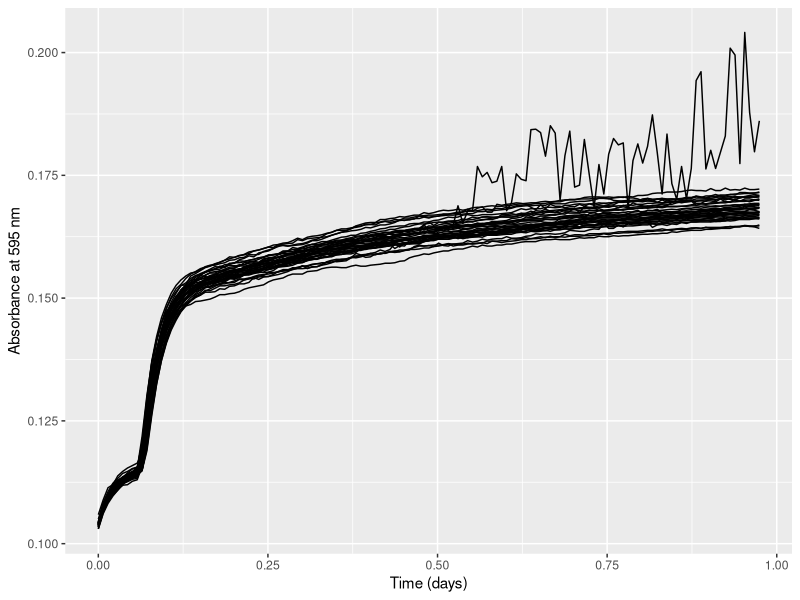
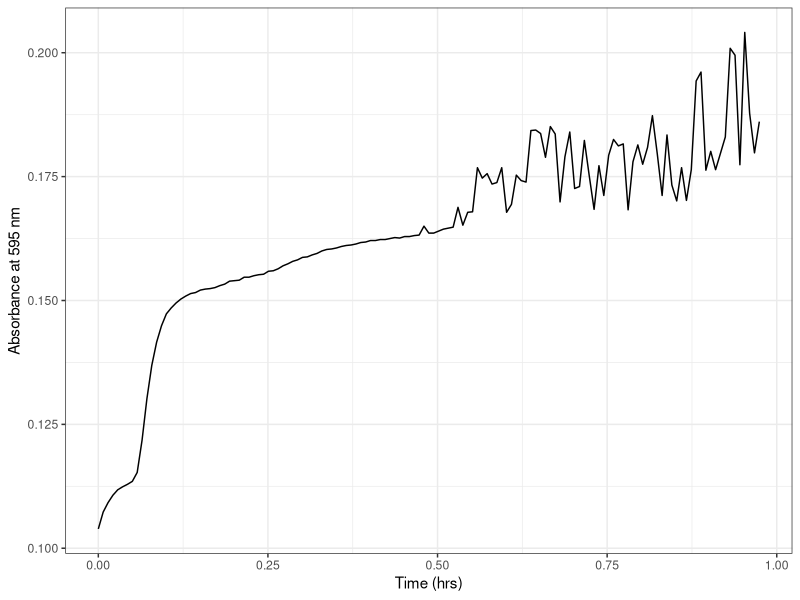
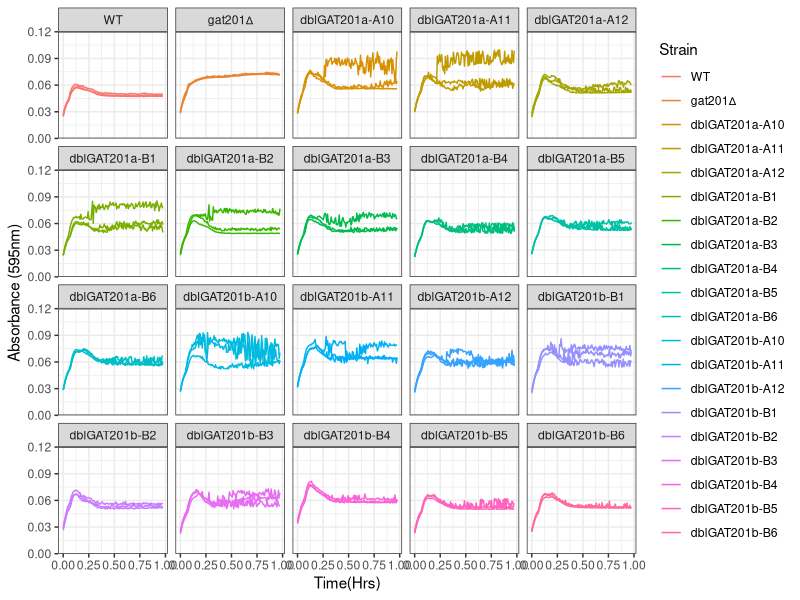
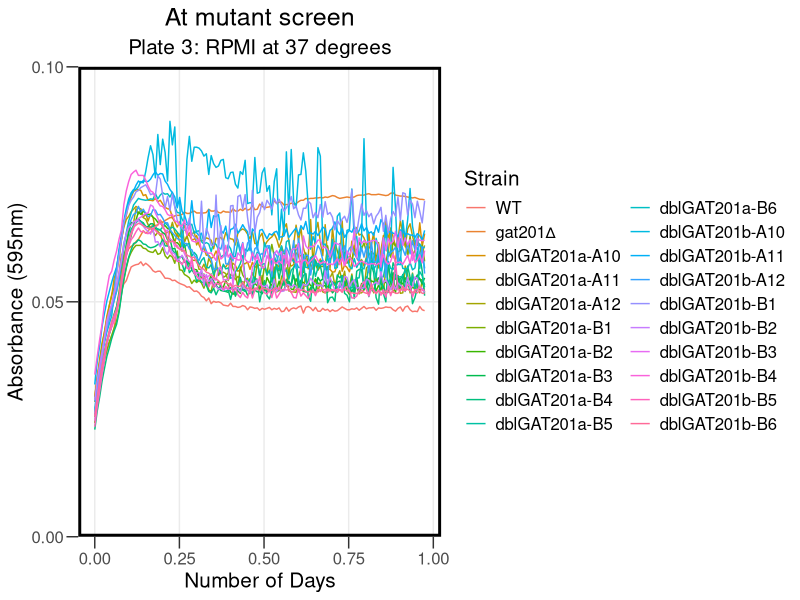
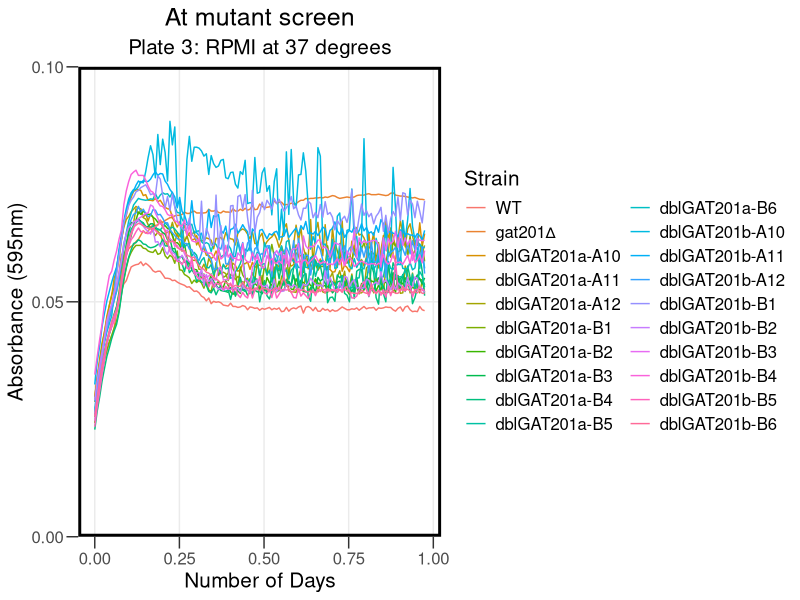
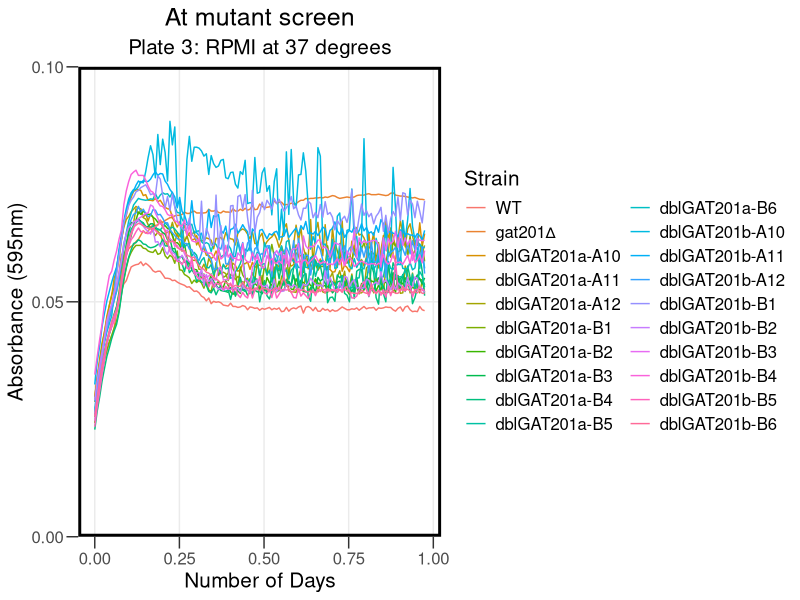
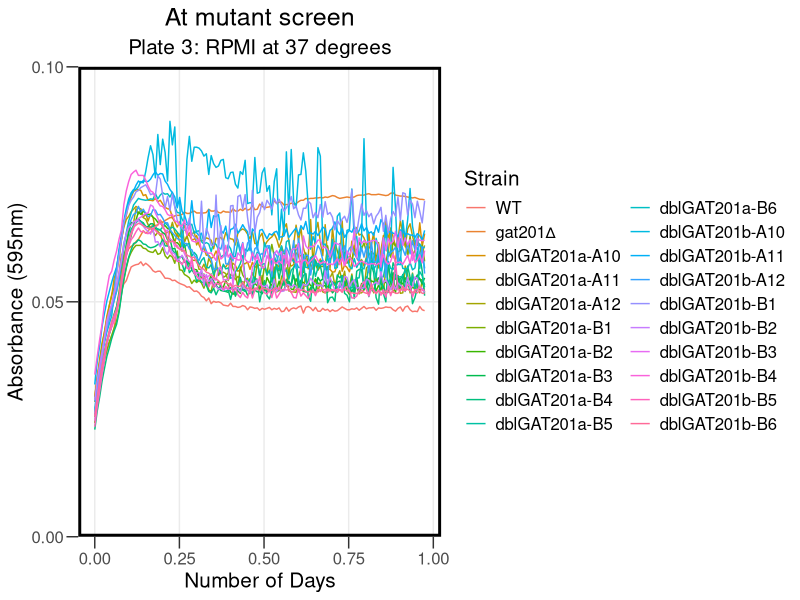

These charts were generated, in order, by the following R code:
## ---- chunk 1
knitr::opts_chunk$set(echo = TRUE)
## ---- chunk 2

library("reshape2")
library(dplyr)
library(ggplot2)
library(tidyverse)
library(rmarkdown)
library(cowplot)
library(yaml)
library(knitr)
## ---- chunk 3

rawdata <- read.csv("../Input/20230406_RPMI_Atmut_screen_Plate3_csv.csv")

## ---- chunk 4

 rawdata_day<-mutate(rawdata, Time = Time/86400)

## ---- chunk 5

reshaped <- melt(rawdata_day, id=c("Time", "Temp"), 
                              variable.name="Well",
                              value.name="OD595")

summary(reshaped)
## ---- chunk 6

platemap <- read.csv("../Input/20230406_RPMI_Atmut_screen_Plate3_setup.csv") %>%     
  dplyr::mutate(
    Strain = factor(Strain, 
                    levels = c("KN99 (WT)", "GAT201", "P2.7A10", "P2.7A11","P2.7A12","P2.7B1","P2.7B2","P2.7B3","P2.7B4","P2.7B5","P2.7B6","P2.28A10", "P2.28A11","P2.28A12","P2.28B1","P2.28B2","P2.28B3","P2.28B4","P2.28B5","P2.28B6"),
                    labels = c("WT", "gat201∆", "dblGAT201a-A10", "dblGAT201a-A11","dblGAT201a-A12","dblGAT201a-B1","dblGAT201a-B2","dblGAT201a-B3","dblGAT201a-B4","dblGAT201a-B5","dblGAT201a-B6", "dblGAT201b-A10","dblGAT201b-A11","dblGAT201b-A12","dblGAT201b-B1","dblGAT201b-B2","dblGAT201b-B3","dblGAT201b-B4","dblGAT201b-B5","dblGAT201b-B6"))
  )
head(platemap, n=10)


## ---- chunk 7

annotated <- inner_join(reshaped, platemap, by="Well")
 
## ---- chunk 8

ggplot(data=filter(annotated,is.na(Strain)),
           aes(x=Time, y=OD595, group = Well)) + 
          geom_line() + 
          labs(x="Time (days)", y="Absorbance at 595 nm")
## ---- chunk 9

ggplot(data=filter(annotated,Well=="A1"), 
       aes(x=Time, y=OD595, group = Well)) + 
       geom_line() + 
       theme_bw()+
       labs(x="Time (hrs)", y="Absorbance at 595 nm")

## ---- chunk 10

blank_OD_summary <- annotated %>%
      filter(is.na(Strain), Time < 1/24) %>%
      group_by(Media) %>%
  summarise(OD_median=median(OD595),
            OD_mean=mean(OD595),
            OD_max=max(OD595),
            OD_min=min(OD595))
print(blank_OD_summary)
## ---- chunk 11

normalisedOD <- annotated %>%
  left_join(blank_OD_summary, by="Media") %>%
  mutate(OD_corrected = OD595 - OD_median)

## ---- chunk 12

ggplot(data=normalisedOD %>%
                     filter( !is.na(Strain) ), 
                      aes(x=Time, y=OD_corrected, color=Strain, group = Well)) + 
       geom_line() + 
       scale_y_continuous(limits=c(0,0.12),expand=c(0,0))+
       facet_wrap(Strain ~ .)+
  
       labs(x = "Time(Hrs)",
            y = "Absorbance (595nm)") +
       theme(text = element_text(size = 20))+
       theme_bw()
## ---- chunk 13

ggplot(data=normalisedOD %>%
          #dplyr::mutate(Strain = factor(Strain, levels = c("KN99 (WT)", "GAT201", "P2.7A10","P2.7A11","P2.7A12","P2.7B1","P2.7B2","P2.7B3","P2.7B4","P2.7B5","P2.7B6","P2.28A10","P2.28A11","P2.28A12","P2.28B1","P2.28B2","P2.28B3","P2.28B4","P2.28B5","P2.28B6" )))%>%
                     filter( !is.na(Strain) ), 
                      aes(x=Time, y=OD_corrected, color=Strain)) + 
       stat_summary(fun = "median", geom = "line", size = 0.5) +
       scale_y_continuous(limits=c(0,0.1),expand=c(0,0), breaks = c(0, 0.05, 0.1)) +
  
       labs(x = "Number of Days",
            y = "Absorbance (595nm)",
            title = "At mutant screen", subtitle = "Plate 3: RPMI at 37 degrees") +
       theme_bw() +
       theme(text = element_text(size = 15))+
       theme(axis.title = element_text(size = 15))+
       theme(axis.ticks.length = unit(0.3, "cm"))+
       theme(title = element_text(size = 15))+
       theme(panel.grid.minor = element_blank())+
    guides(color=guide_legend(ncol=2))+
 theme(legend.title = element_text(size = 15))+
      theme(legend.background = element_rect(fill = "transparent", color=NA))+
  theme(legend.key = element_rect(fill = "transparent", color=NA))+
       theme (plot.background =  element_rect(fill = "transparent", color=NA), 
         panel.background = element_rect(fill = "transparent", color=NA),)+
      theme(panel.border = element_rect(linetype = "solid", colour = "black", size = 2))+
  theme(plot.title = element_text(hjust = 0.5), plot.subtitle = element_text(hjust = 0.5) )

ggplot
       
## ---- chunk 14

ggsave("../Results/AllSummary_At3.png",width = 8,height=5)
## ---- chunk 15

ggplot(data=normalisedOD %>%
          #dplyr::mutate(Strain = factor(Strain, levels = c("KN99 (WT)", "GAT201", "P2.7A10","P2.7A11","P2.7A12","P2.7B1","P2.7B2","P2.7B3","P2.7B4","P2.7B5","P2.7B6","P2.28A10","P2.28A11","P2.28A12","P2.28B1","P2.28B2","P2.28B3","P2.28B4","P2.28B5","P2.28B6" )))%>%
                     filter( !is.na(Strain) ), 
                      aes(x=Time, y=OD_corrected, color=Strain)) + 
       stat_summary(fun = "median", geom = "line", size = 0.5) +
       scale_y_continuous(limits=c(0,0.1),expand=c(0,0), breaks = c(0, 0.05, 0.1)) +
       labs(x = "Number of Days",
            y = "Absorbance (595nm)",
            title = "At mutant screen", subtitle = "Plate 3: RPMI at 37 degrees") +
       theme_bw() +
       theme(text = element_text(size = 15))+
       theme(axis.title = element_text(size = 15))+
       theme(axis.ticks.length = unit(0.3, "cm"))+
       theme(title = element_text(size = 15))+
       theme(panel.grid.minor = element_blank())+
    guides(color=guide_legend(ncol=2))+
 theme(legend.title = element_text(size = 15))+
      theme(legend.background = element_rect(fill = "transparent", color=NA))+
  theme(legend.key = element_rect(fill = "transparent", color=NA))+
       theme (plot.background =  element_rect(fill = "transparent", color=NA), 
         panel.background = element_rect(fill = "transparent", color=NA),)+
      theme(panel.border = element_rect(linetype = "solid", colour = "black", size = 2))+
  theme(plot.title = element_text(hjust = 0.5), plot.subtitle = element_text(hjust = 0.5) )
## ---- chunk 16

ggsave("../Results/Statsumm_At3.png",width = 8,height=5)
